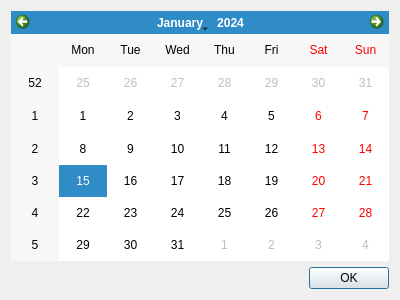
<?xml version="1.0" encoding="UTF-8"?>
<ui version="4.0">
 <class>DatePicker</class>
 <widget class="QDialog" name="DatePicker">
  <property name="geometry">
   <rect>
    <x>0</x>
    <y>0</y>
    <width>400</width>
    <height>300</height>
   </rect>
  </property>
  <property name="windowTitle">
   <string>Dialog</string>
  </property>
  <layout class="QVBoxLayout" name="verticalLayout">
   <item>
    <widget class="QCalendarWidget" name="calendarWidget"/>
   </item>
   <item>
    <widget class="QDialogButtonBox" name="buttonBox">
     <property name="orientation">
      <enum>Qt::Horizontal</enum>
     </property>
     <property name="standardButtons">
      <set>QDialogButtonBox::Ok</set>
     </property>
    </widget>
   </item>
  </layout>
 </widget>
 <resources/>
 <connections>
  <connection>
   <sender>buttonBox</sender>
   <signal>accepted()</signal>
   <receiver>DatePicker</receiver>
   <slot>accept()</slot>
   <hints>
    <hint type="sourcelabel">
     <x>248</x>
     <y>254</y>
    </hint>
    <hint type="destinationlabel">
     <x>157</x>
     <y>274</y>
    </hint>
   </hints>
  </connection>
  <connection>
   <sender>buttonBox</sender>
   <signal>rejected()</signal>
   <receiver>DatePicker</receiver>
   <slot>reject()</slot>
   <hints>
    <hint type="sourcelabel">
     <x>316</x>
     <y>260</y>
    </hint>
    <hint type="destinationlabel">
     <x>286</x>
     <y>274</y>
    </hint>
   </hints>
  </connection>
 </connections>
</ui>
